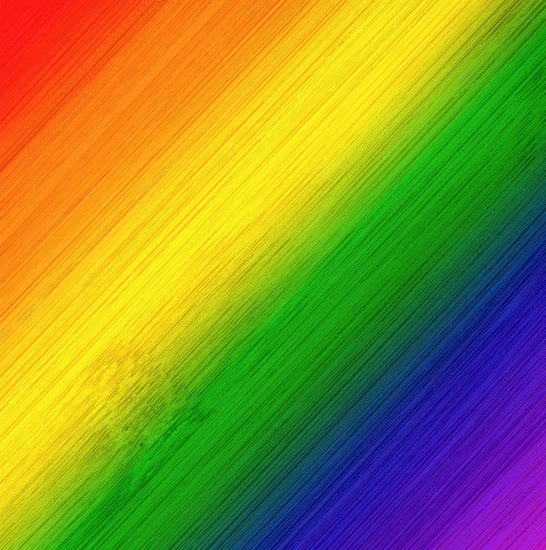
#> input picture Data/rainbow.jpg, 546 x 550 px
$ jupyter execute 7_image_thresholding.ipynb   (shell and % lines are left out)
#> lines starting #> are read from the running program, lines starting #| are printed output that depends on the picture; after the words box and inside, x2 and y2 are one past the last pixel; in counts of white or black regions, pixels touching at a corner belong together
# Image thresholding

### image thresholding is turning a colorful 3 channel color image to a grayscale (black and white) 1 channel color one

### it has so many merits as we will see

[cell 1]
import cv2 as cv
import matplotlib.pyplot as plt

[cell 2]
rainbow = cv.imread("Data/rainbow.jpg",0) # read the image as a gray scale image
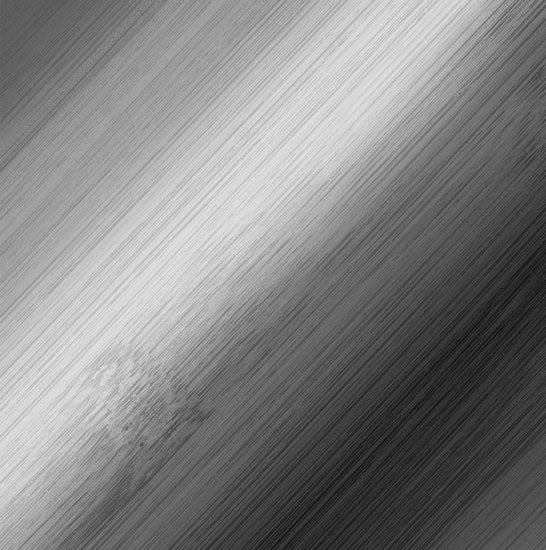
#> rainbow: shape (550, 546); min 8, max 245, mean 129.6
rainbow = cv.cvtColor(rainbow,cv.COLOR_BGR2RGB)
#> rainbow: shape (550, 546, 3)

[cell 3]
plt.imshow(rainbow, cmap="gray")

## THRESH_BINARY
### is used to limit the colors of the images into two colors (black and white)
### black if the color channel pixel value was less than the threshold value and white otherwise

[cell 4]
thr_val, thr_rainbow = cv.threshold(rainbow, 127, 255, cv.THRESH_BINARY)
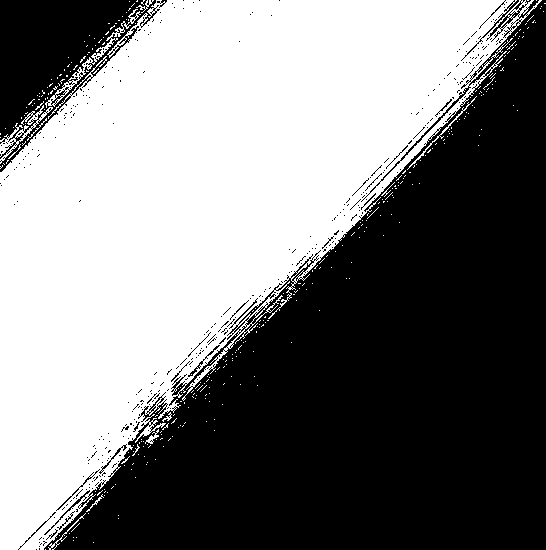
#> thr_rainbow: shape (550, 546, 3); 49.7% white; 336 white regions (323 under 20 px), largest, box (x1, y1, x2, y2) and area: (0, 0, 542, 550) 146828, (45, 9, 141, 108) 630, (0, 105, 53, 164) 530
plt.imshow(thr_rainbow, cmap="gray")

## THRESH_BINARY_INV
### The same as THRESH_BINARY but inversed

[cell 5]
thr_val, thr_rainbow = cv.threshold(rainbow, 127, 255, cv.THRESH_BINARY_INV)
plt.imshow(thr_rainbow, cmap="gray")

## THRESH_TRUNK
### That one is quite complicated but the idea is simple
### if the color pixel's value is more than the threshold then it will be forced back to the threshold value
### otherwise the color will not change

[cell 6]
thr_val, thr_rainbow = cv.threshold(rainbow, 127, 255, cv.THRESH_TRUNC)
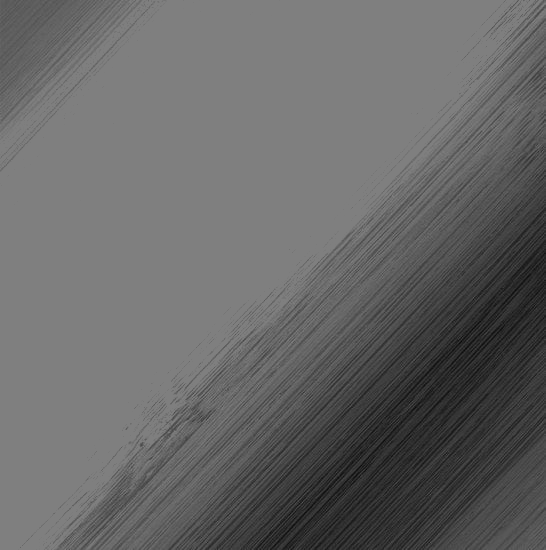
#> thr_rainbow: shape (550, 546, 3); min 8, max 127, mean 102.9
plt.imshow(thr_rainbow, cmap="gray")

## THRESH_TOZERO
### If the color value more than the threshold it remains the same otherwise it returns black

[cell 7]
thr_val, thr_rainbow = cv.threshold(rainbow, 127, 255, cv.THRESH_TOZERO)
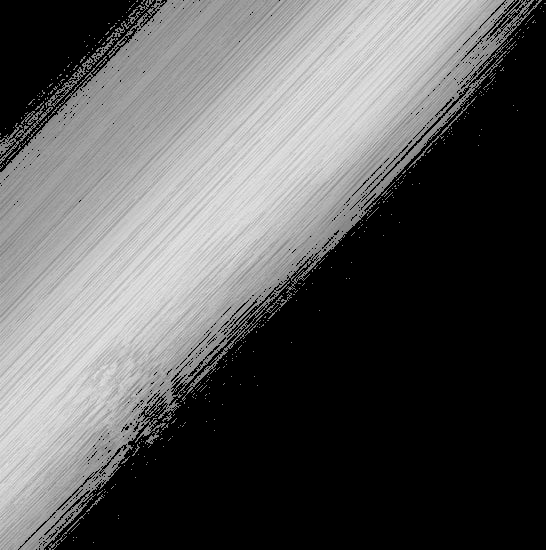
#> thr_rainbow: shape (550, 546, 3); min 0, max 245, mean 89.9
plt.imshow(thr_rainbow, cmap="gray")

## THRESH_TOZERO_INV
### If the color value more than the threshold it it returns black otherwise remains the same

[cell 8]
thr_val, thr_rainbow = cv.threshold(rainbow, 127, 255, cv.THRESH_TOZERO_INV)
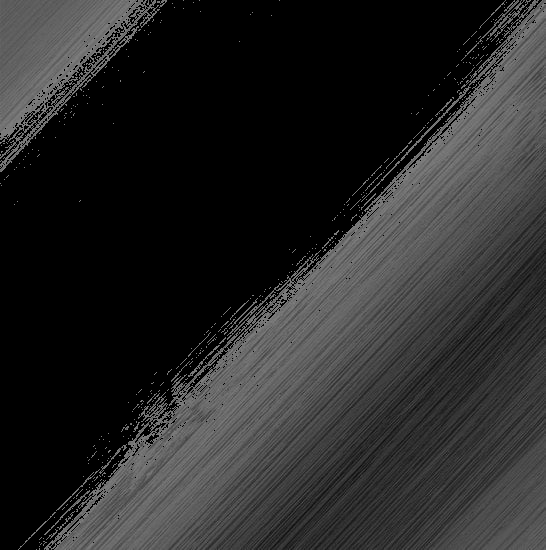
#> thr_rainbow: shape (550, 546, 3); min 0, max 127, mean 39.7
plt.imshow(thr_rainbow, cmap="gray")

$ run again, with Data/brick_wall.jpg copied over Data/rainbow.jpg
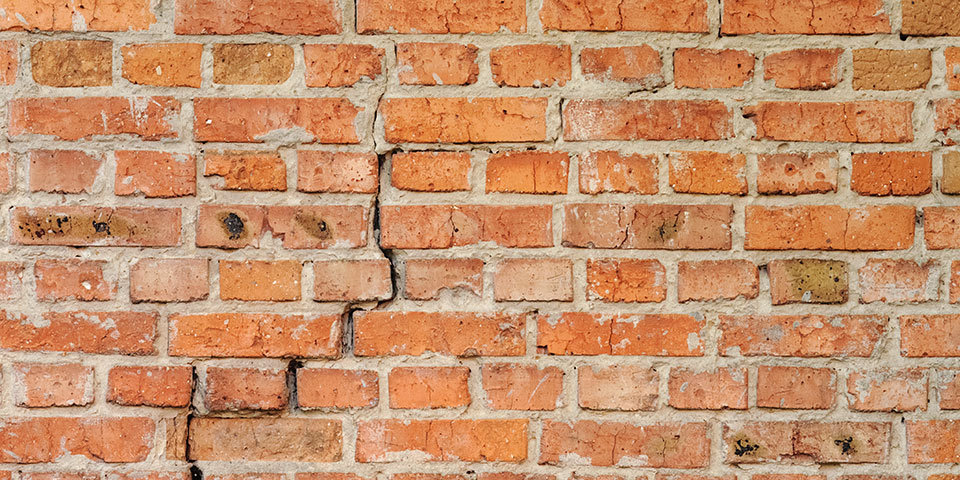
#> input picture Data/brick_wall.jpg, 960 x 480 px
#> `thr_val, thr_rainbow = cv.threshold(rainbow, 127, 255, cv.THRESH_BINARY)`:
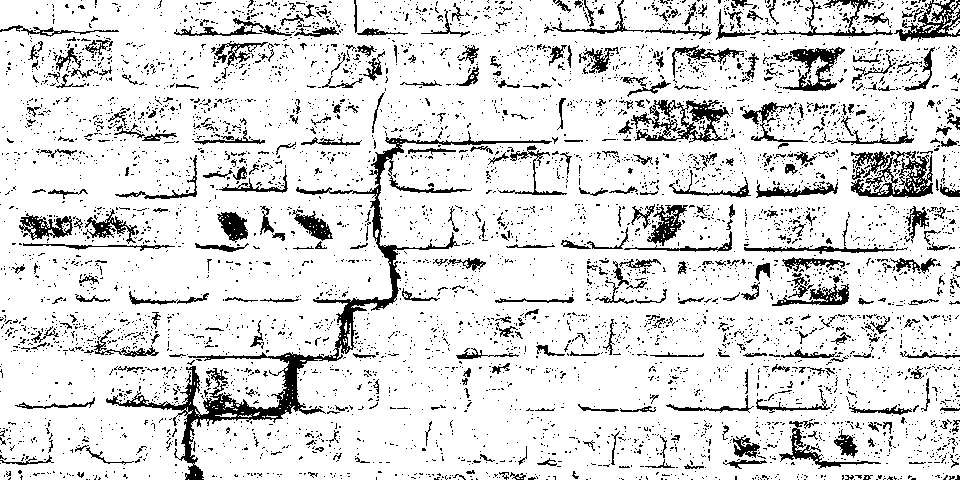
#> thr_rainbow: shape (480, 960, 3); 86.4% white; black in thin lines or dots
#> `thr_val, thr_rainbow = cv.threshold(rainbow, 127, 255, cv.THRESH_TOZER..`:
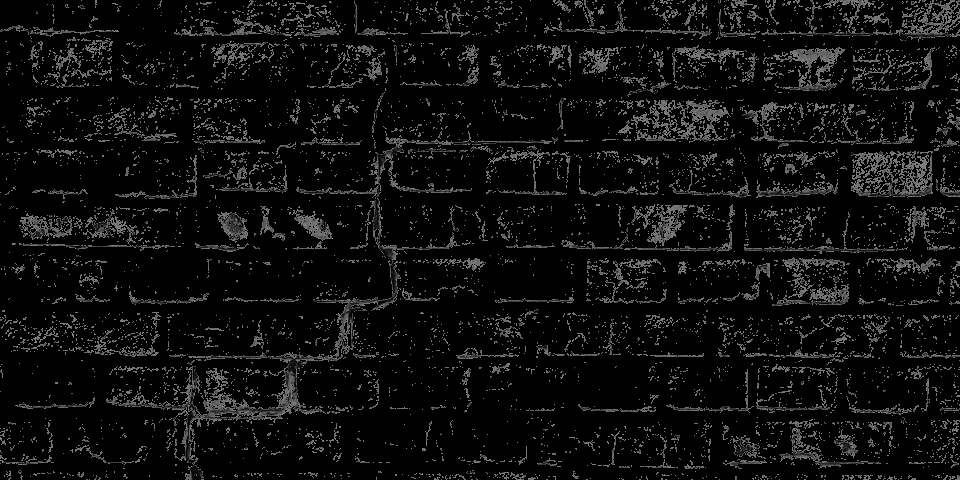
#> thr_rainbow: shape (480, 960, 3); min 0, max 127, mean 13.6

$ run again, with Data/cute_cat.jpg copied over Data/rainbow.jpg
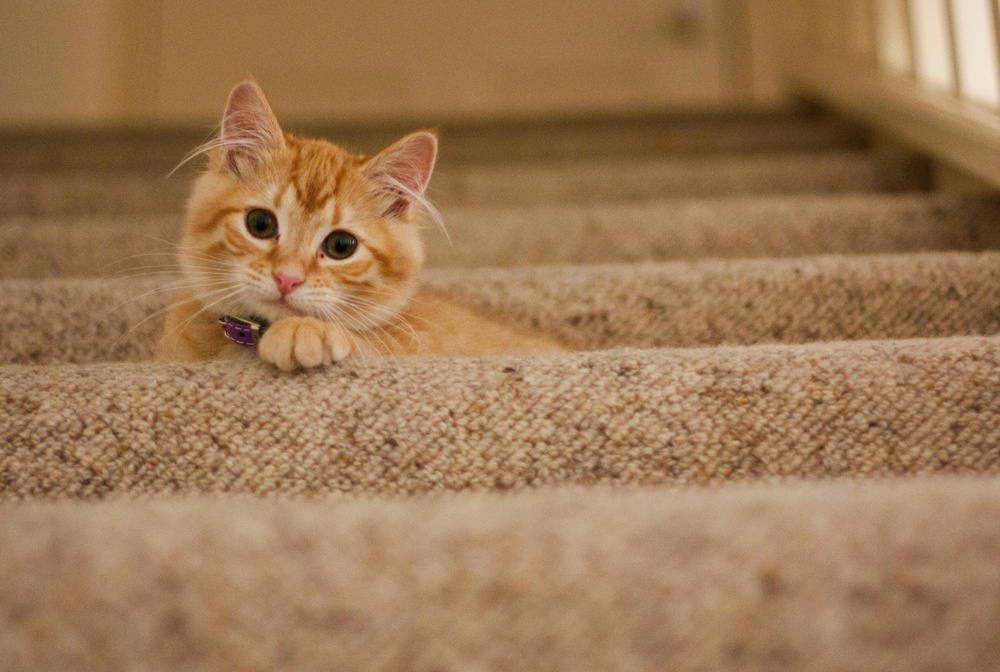
#> input picture Data/cute_cat.jpg, 1000 x 672 px, shrunk from 3314 x 2227 before the run
#> `thr_val, thr_rainbow = cv.threshold(rainbow, 127, 255, cv.THRESH_BINARY)`:
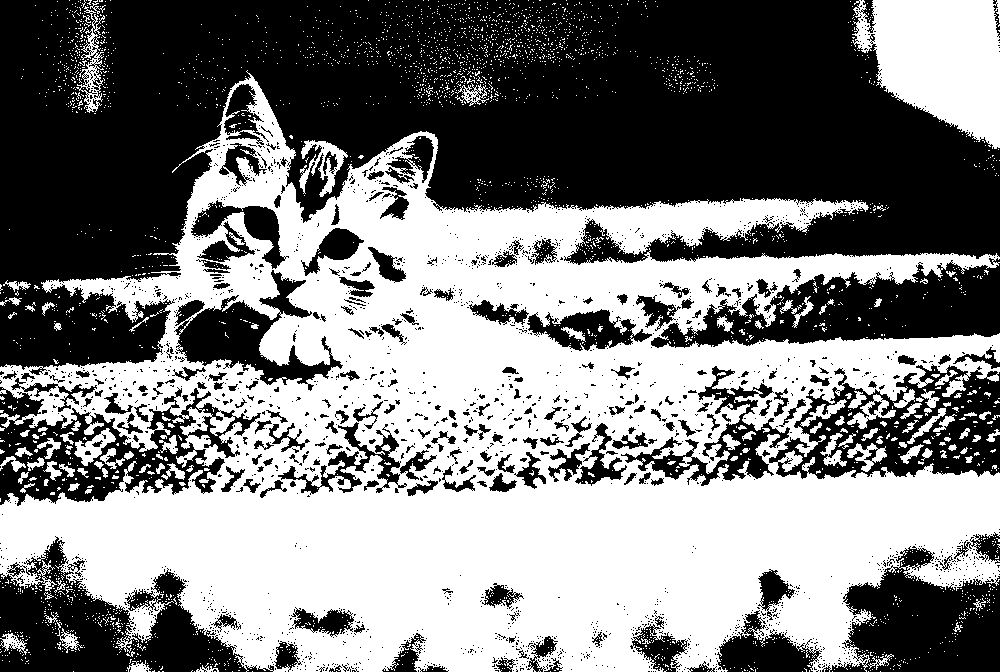
#> thr_rainbow: shape (672, 1000, 3); 50% white; 2060 black regions (1834 under 20 px), largest, box (x1, y1, x2, y2) and area: (0, 0, 1000, 375) 208724, (651, 258, 1000, 348) 16213, (0, 536, 274, 672) 16076
#> `thr_val, thr_rainbow = cv.threshold(rainbow, 127, 255, cv.THRESH_TOZER..`:
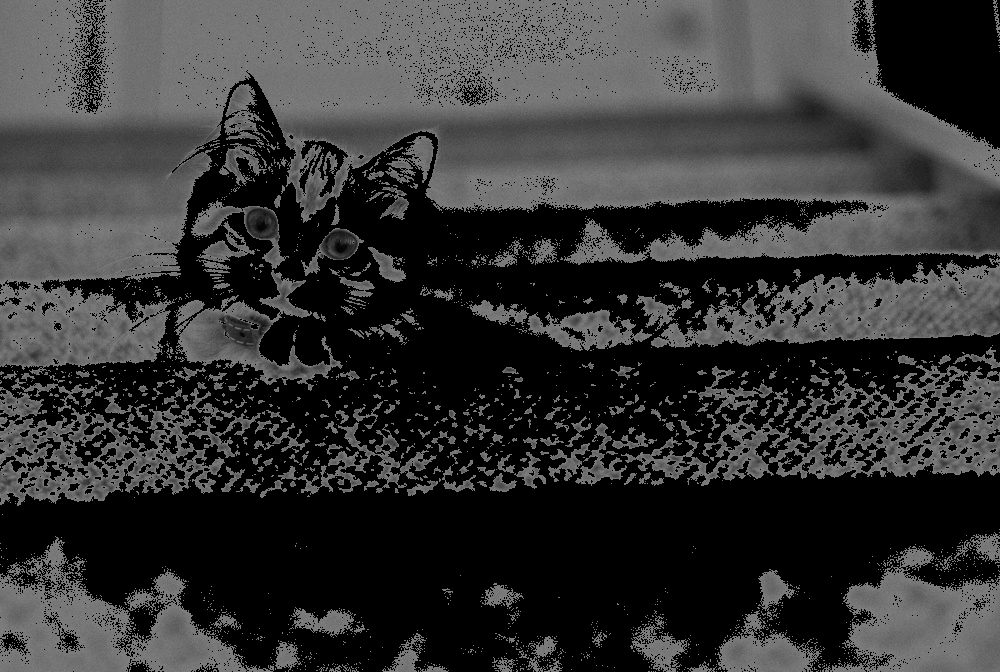
#> thr_rainbow: shape (672, 1000, 3); min 0, max 127, mean 53.1
